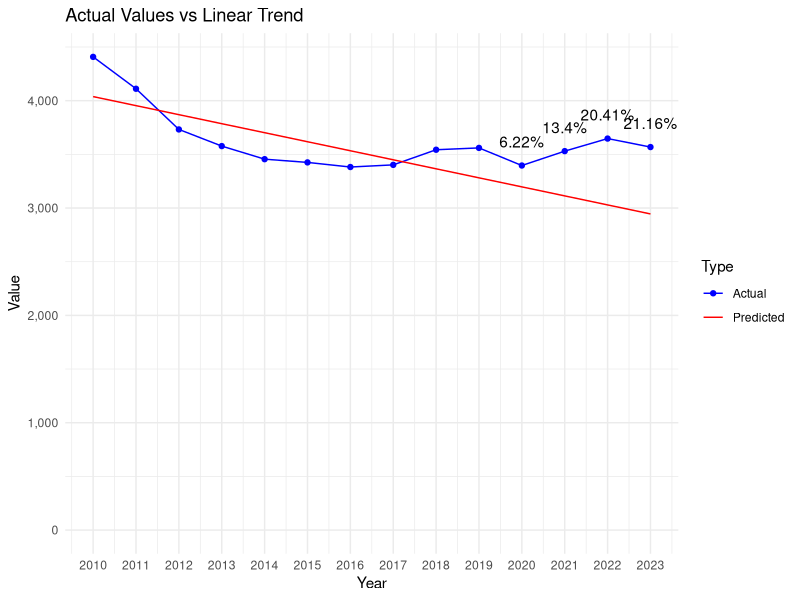

The R source for this figure:
# Load necessary libraries
library(dplyr)
library(readr)
library(ggplot2)

# Defines the data as a named vector
data <- c(
  `2010` = 4408, `2011` = 4111, `2012` = 3732, `2013` = 3577, `2014` = 3455,
  `2015` = 3425, `2016` = 3382, `2017` = 3402, `2018` = 3543, `2019` = 3560,
  `2020` = 3396, `2021` = 3530, `2022` = 3647, `2023` = 3568
)

# Extracts data for the decade and recent years
decade <- data[as.character(2010:2019)]
recent_years <- data[as.character(2020:2023)]

# Fits a linear model to the decade data
years <- as.numeric(names(decade))
lm_model <- lm(decade ~ years)

# Predicts values for 2020 to 2023 based on the linear model
predicted_values <- predict(lm_model, newdata = data.frame(years = as.numeric(names(recent_years))))

# Calculates deviations from the linear trend
deviations <- recent_years - predicted_values

# Calculates the mean and standard deviation of the decade
decade_mean <- mean(decade)
decade_stddev <- sd(decade)

# Initializes vectors to store the calculated values
z_scores <- numeric(length(recent_years))
percent_deviations <- numeric(length(recent_years))

# Calculates and store the Z-scores, deviations, and percentage of deviations for recent years
for (i in 1:length(recent_years)) {
  year <- names(recent_years)[i]
  z_scores[i] <- (recent_years[year] - decade_mean) / decade_stddev
  deviation <- deviations[year]
  percent_deviations[i] <- (deviation / predicted_values[i]) * 100
  cat(sprintf("Year: %s, Z-score: %f, Deviation from linear trend: %f, Percentage of deviation: %f%%\n",
              year, z_scores[i], deviation, percent_deviations[i]))
}

# Prepare an extended range for predictions, including 2020 to 2023
extended_years <- as.numeric(c(names(decade), names(recent_years)))

# Predict values for the extended range based on the linear model
extended_predicted_values <- predict(lm_model, newdata = data.frame(years = extended_years))

# Create a data frame for plotting actual values
actual_plot_data <- data.frame(
  Year = as.numeric(names(data)),
  Value = data,
  Type = "Actual"
)

# Create a data frame for plotting predicted values
predicted_plot_data <- data.frame(
  Year = extended_years,
  Value = extended_predicted_values,
  Type = "Predicted"
)

# Combine actual and predicted data
plot_data <- rbind(actual_plot_data, predicted_plot_data)

# Create the line chart
p <- ggplot(plot_data, aes(x = Year, y = Value, color = Type)) +
  geom_line(aes(group = Type)) +
  geom_point(data = actual_plot_data, aes(x = Year, y = Value)) +
  theme_minimal() +
  labs(title = "Actual Values vs Linear Trend", x = "Year", y = "Value") +
  scale_color_manual(values = c("Actual" = "blue", "Predicted" = "red")) +
  scale_y_continuous(labels = scales::comma, limits = c(0, max(plot_data$Value))) +
  scale_x_continuous(breaks = extended_years) # Set breaks to every year

# Add percentage of deviation annotations for 2020 to 2023
for (i in 1:length(recent_years)) {
  year <- as.numeric(names(recent_years)[i])
  deviation_value <- percent_deviations[i]
  p <- p + annotate("text", x = year, y = data[as.character(year)], label = paste0(round(deviation_value, 2), "%"), vjust = -1.5)
}

# Print the plot
print(p)
